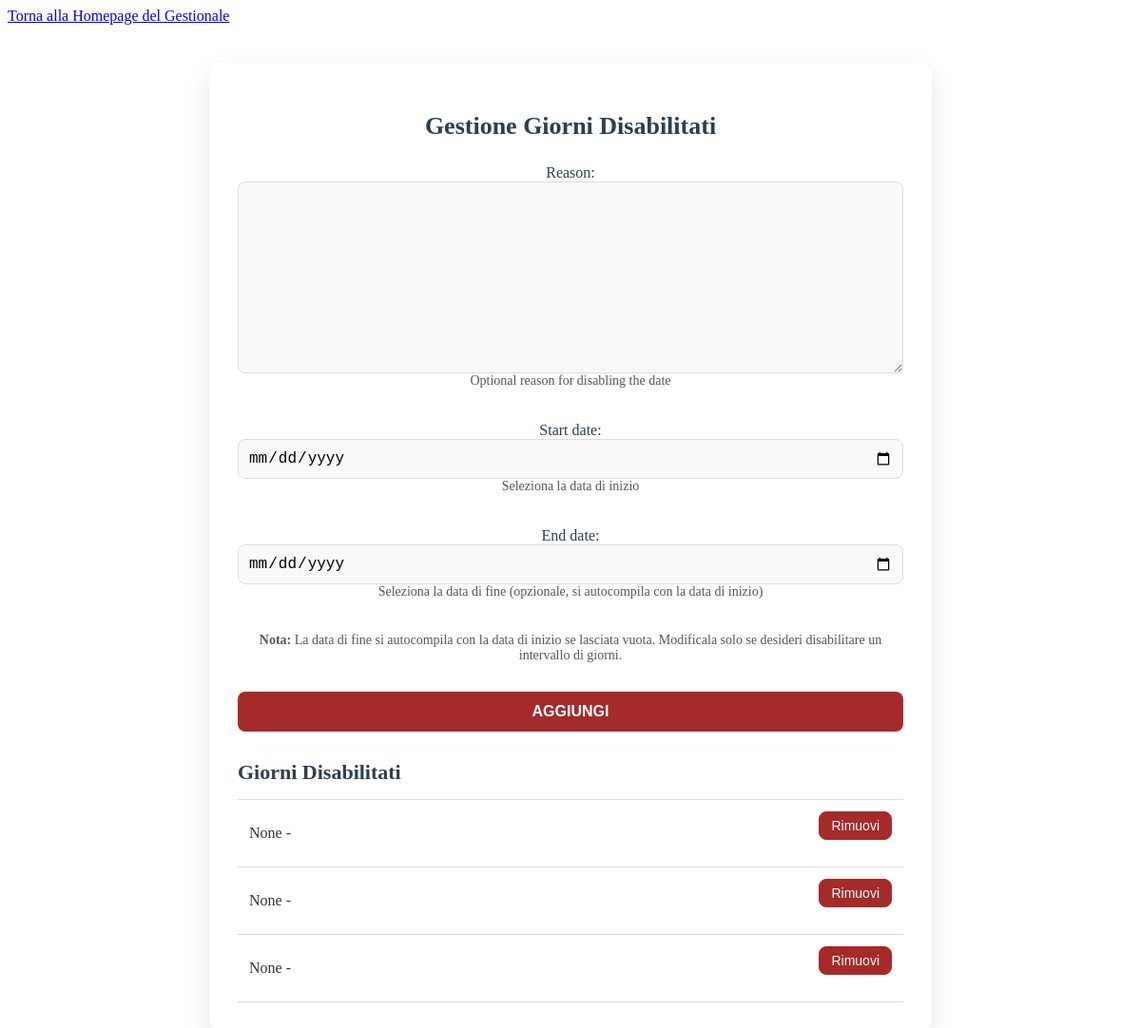
Before: /gestionale/manage-disabled-dates/ (signed in) with the older database file.
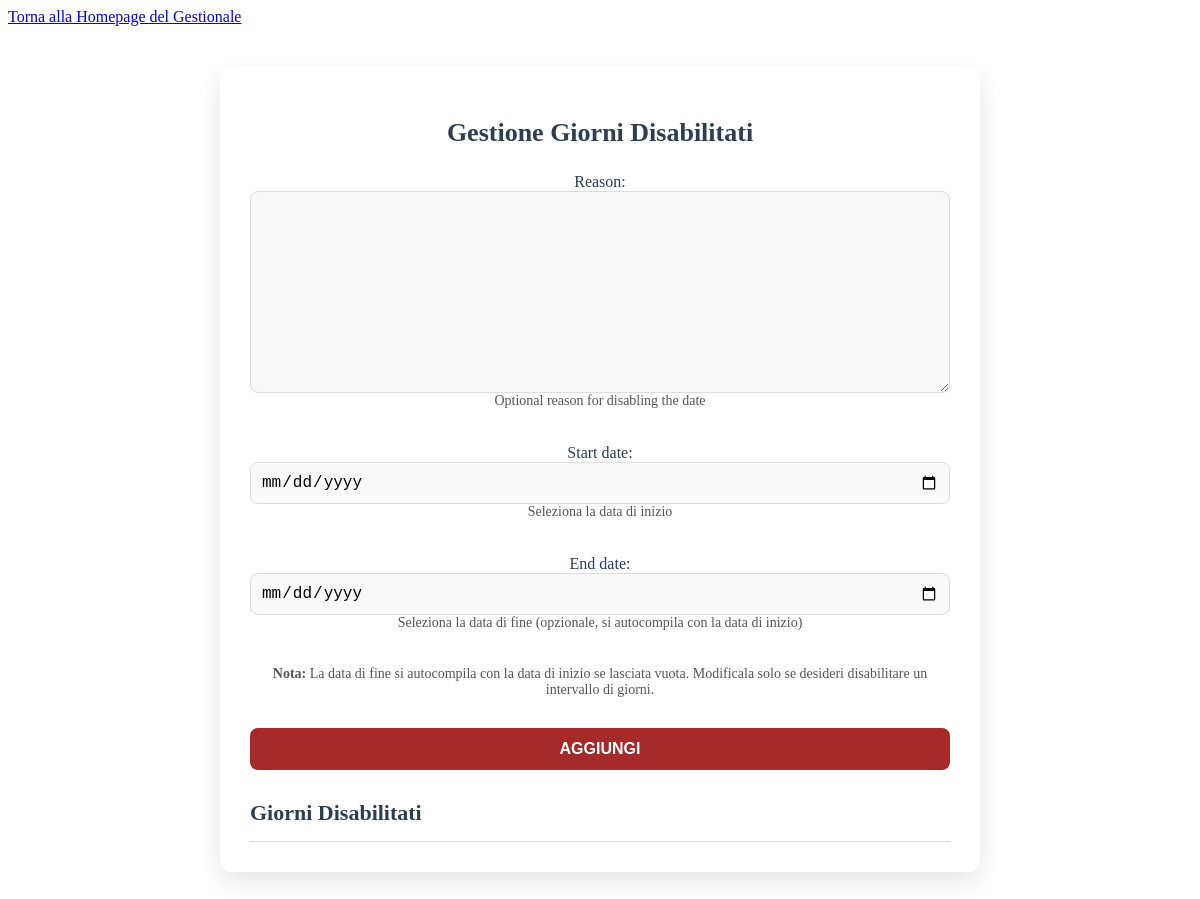
After: the same page with the newer database file.
### gestionale/models.py (models this page shows, shortened)
class DisabledDate(models.Model):
    date = models.DateField(unique=True, help_text="Date to disable for reservations")
    reason = models.TextField(blank=True, help_text="Optional reason for disabling the date")

### gestionale/views.py (the view)
# urls.py: path('manage-disabled-dates/', views.manage_disabled_dates, name='manage_disabled_dates'),
@login_required
def manage_disabled_dates(request):
    if request.method == 'POST':
        form = DisabledDateForm(request.POST)
        if form.is_valid():
            start_date = form.cleaned_data.get('start_date')
            end_date = form.cleaned_data.get('end_date')
            reason = form.cleaned_data.get('reason')
            current_date = start_date
            while current_date <= end_date:
                DisabledDate.objects.get_or_create(date=current_date, defaults={'reason': reason})
                current_date += timedelta(days=1)
            return redirect('gestionale:manage_disabled_dates')
    else:
        form = DisabledDateForm()
    disabled_dates = DisabledDate.objects.all()  # Recupera tutti gli oggetti completi
    return render(request, 'gestionale/manage_disabled_dates.html', {
        'form': form,
        'disabled_dates': disabled_dates,  # Passa oggetti completi con `id`
    })

### gestionale/form.py (shortened to what this page needs)
class DisabledDateForm(forms.ModelForm):
    start_date = forms.DateField(
        required=True,
        widget=forms.DateInput(attrs={'type': 'date'}),
        help_text="Seleziona la data di inizio"
    )
    end_date = forms.DateField(
        required=False,
        widget=forms.DateInput(attrs={'type': 'date'}),
        help_text="Seleziona la data di fine (opzionale, si autocompila con la data di inizio)"
    )
    class Meta:
        model = DisabledDate
        fields = ['reason']  # La ragione rimane opzionale

### gestionale/templates/gestionale/manage_disabled_dates.html (shortened to what this page needs)
{% load static %}
<link rel="stylesheet" href="{% static 'gestionale/manage_disabled_dates.css' %}">
<a href="{% url 'gestionale:gestionale' %}" class="back-to-home">Torna alla Homepage del Gestionale</a>
<div class="disabled-dates-container">
    <h2>Gestione Giorni Disabilitati</h2>
    <form method="post" class="disabled-dates-form">
        {{ form.as_p }}
        <p><strong>Nota:</strong> La data di fine si autocompila con la data di inizio se lasciata vuota.
            Modificala solo se desideri disabilitare un intervallo di giorni.</p>
        <button type="submit">Aggiungi</button>
    </form>
    <div class="disabled-dates-list-container">
        <h3>Giorni Disabilitati</h3>
        <ul class="disabled-dates-list">
            {% for date in disabled_dates %}
                <li>
                    <span>{{ date.date }} - {{ date.reason }}</span>
                    <form method="post" action="{% url 'gestionale:delete_disabled_date' date.id %}">
                        <button type="submit" class="btn btn-danger">Rimuovi</button>
                    </form>
                </li>
            {% endfor %}
        </ul>
    </div>
</div>

Changed rows visible on the page:
removed DisabledDate: date "None"
removed DisabledDate: date "None"
removed DisabledDate: date "None"
